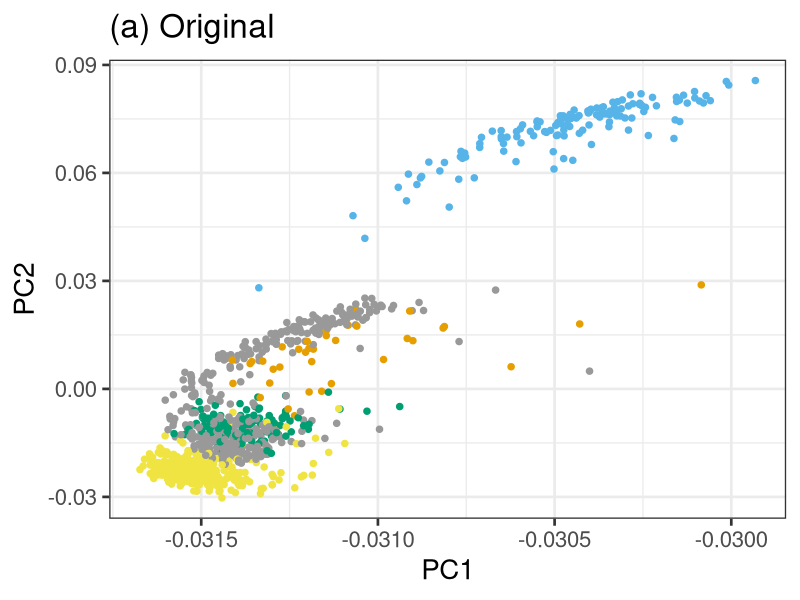
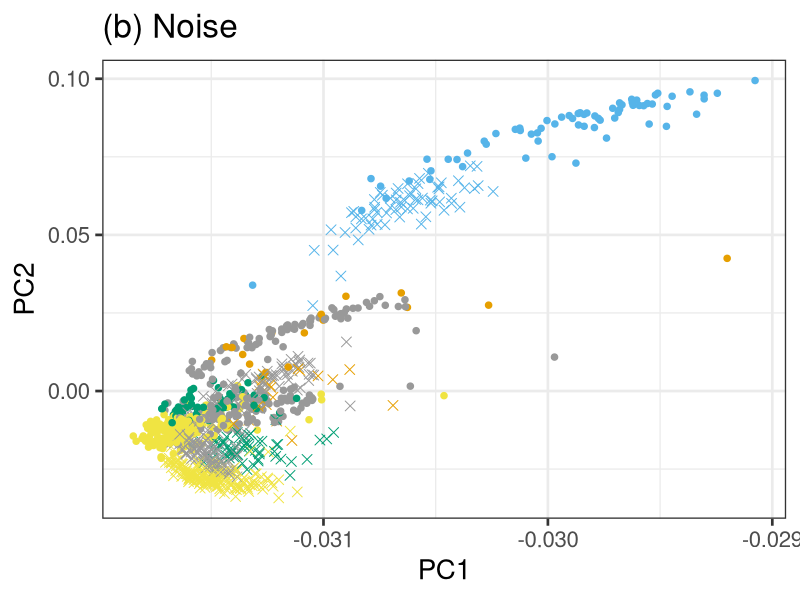
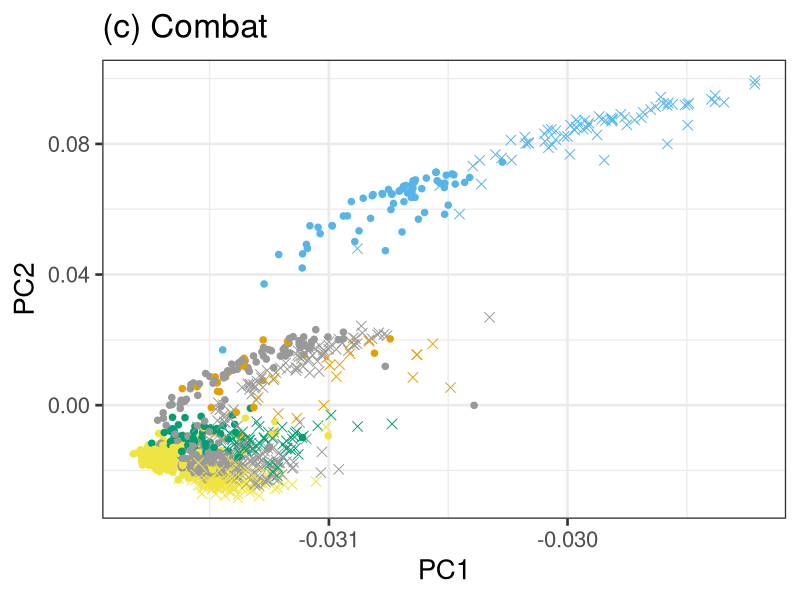
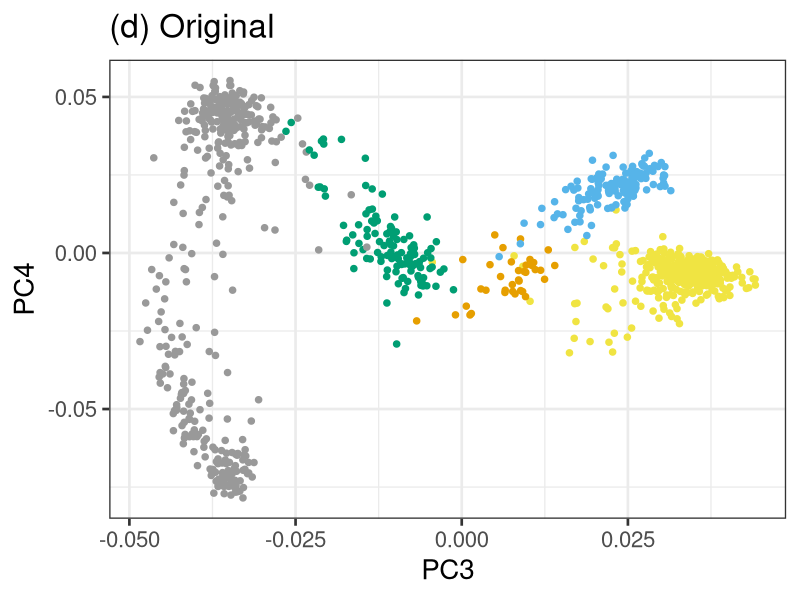
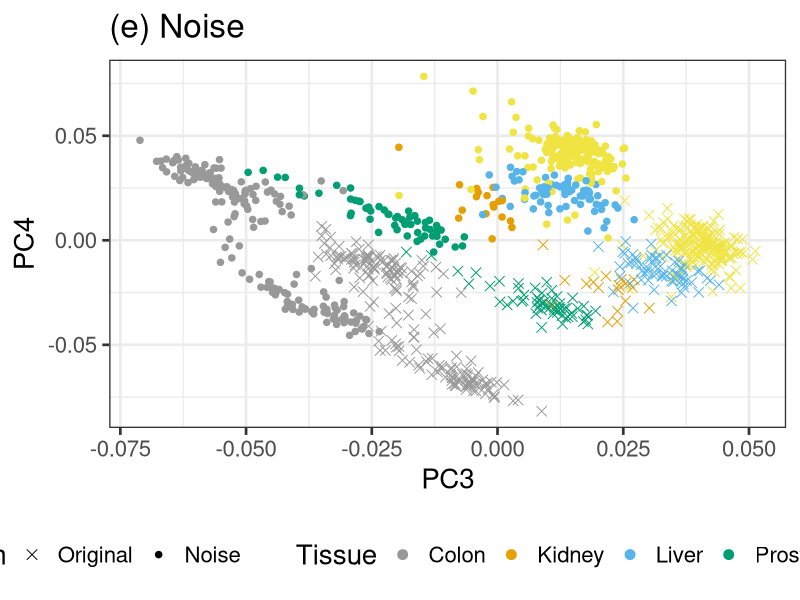
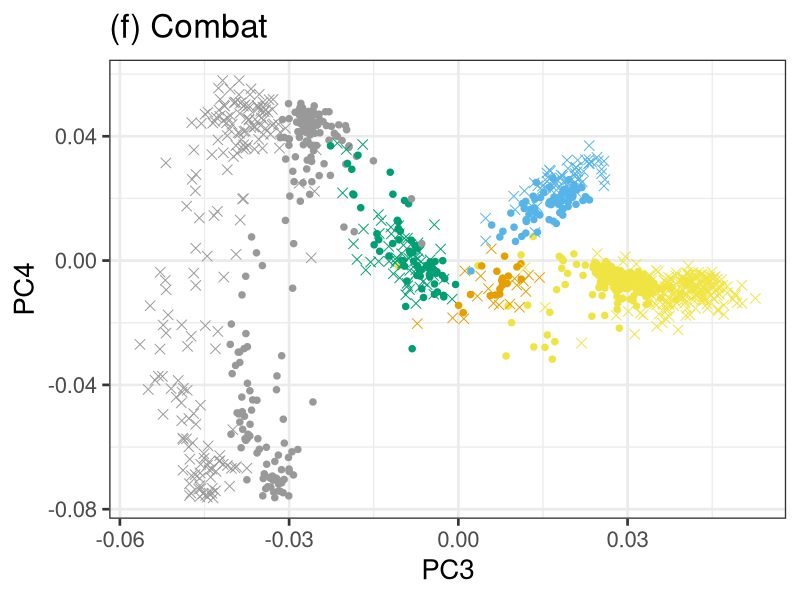
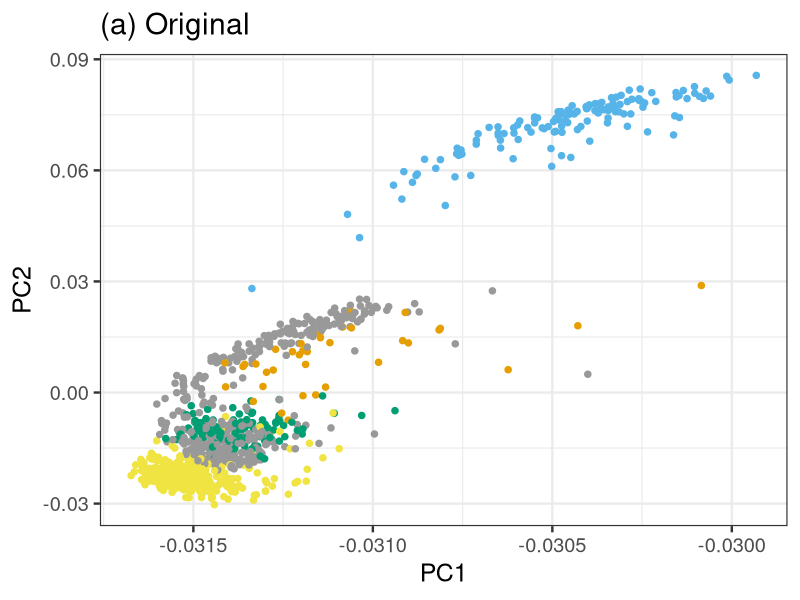
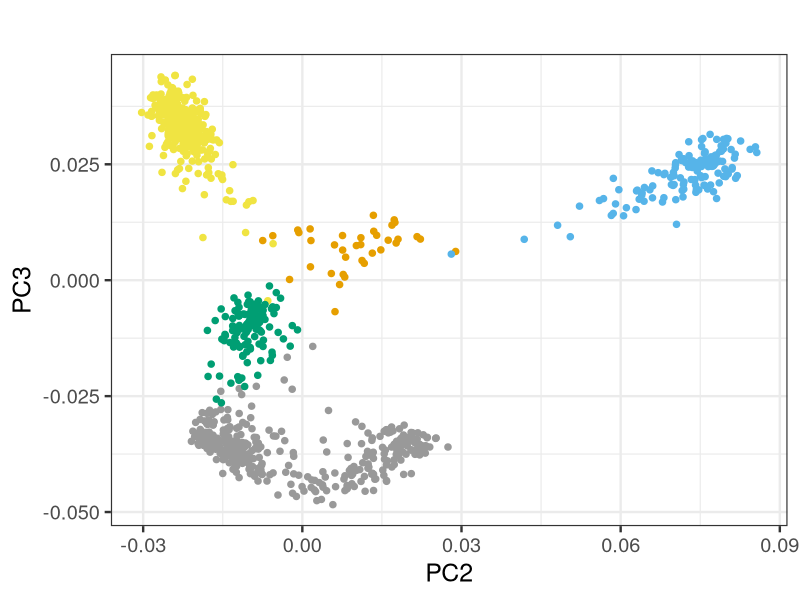

These figures' R source, in order:
library(ggplot2)
library(gridExtra)

ggplotDataCombined<-read.table("Data/ggplotData_Noise_Experiment.txt",header=T)
ggplotDataCombined.Spearman<-ggplotDataCombined[which(ggplotDataCombined$expr.distance=="Spearman"),]
ggplotDataCombined.Spearman$status<-factor(ggplotDataCombined.Spearman$status,levels=c("Original","Noise","Combat"))
ggplotDataCombinedFig3a<-ggplotDataCombined.Spearman[which(ggplotDataCombined.Spearman$similarity.measure=="Spearman"),]
ggplotDataCombinedFig3a<-ggplotDataCombinedFig3a[which(ggplotDataCombinedFig3a$ontology=="Cosine"),]
ggplotDataNoLog<-read.table("Data/ggplotDataNoLog.txt",header=T,sep="\t",stringsAsFactors = F)
ggplotDataNoLog<-ggplotDataNoLog[which(ggplotDataNoLog$expr.distance=="Spearman"),]
fontsize=25

##############
###Figure 4###
##############
pcaOriginal<-read.table("Data/PCA_Original.txt",header=T)
pcaNoise<-read.table("Data/PCA_Noise.txt",header=T)
pcaNoise$Batch<-factor(pcaNoise$Batch,levels=c("Original","Noise"))
pcaCombat<-read.table("Data/PCA_Combat.txt",header=T)
pcaCombat$Batch<-factor(pcaCombat$Batch,levels=c("Original","Noise"))
cbPalette <- c("#999999", "#E69F00", "#56B4E9", "#009E73", "#F0E442")
fontsize=20

pcaPlot12.Original<-ggplot2::ggplot(data=pcaOriginal,aes(x=PC1,y=PC2,color=tissueType_2,shape=Batch))+
  geom_point(size=3)+
  theme_bw(fontsize)+
  labs(color="Tissue")+
  ggtitle("(a) Original")+
  theme(legend.position="none")+
  scale_colour_manual(values=cbPalette)+
  scale_shape_manual(values=c(20,20))

pcaPlot12.Original

pcaPlot12.noise<-ggplot2::ggplot(data=pcaNoise,aes(x=PC1,y=PC2,color=tissueType_2,shape=Batch))+
  geom_point(size=3)+
  theme_bw(fontsize)+
  labs(color="Tissue")+
  ggtitle("(b) Noise")+
  scale_colour_manual(values=cbPalette)+
  theme(legend.position="none")+
  scale_shape_manual(values=c(4,20))
pcaPlot12.noise

pcaPlot12.combat<-ggplot2::ggplot(data=pcaCombat,aes(x=PC1,y=PC2,color=tissueType_2,shape=Batch))+
  geom_point(size=3)+
  theme_bw(fontsize)+
  labs(color="Tissue")+
  ggtitle("(c) Combat")+
  labs(shape="Data")+
  theme(legend.position="none")+
  scale_colour_manual(values=cbPalette)+
  scale_shape_manual(values=c(4,20))
pcaPlot12.combat

pcaPlot34.Original<-ggplot2::ggplot(data=pcaOriginal,aes(x=PC3,y=PC4,color=tissueType_2,shape=Batch))+
  geom_point(size=3)+
  theme_bw(fontsize)+
  labs(color="Tissue")+
  ggtitle("(d) Original")+
  theme(legend.position="none")+
  scale_colour_manual(values=cbPalette)+
  scale_shape_manual(values=c(20,20))

pcaPlot34.Original

pcaPlot34.noise<-ggplot2::ggplot(data=pcaNoise,aes(x=PC3,y=PC4,color=tissueType_2,shape=Batch))+
  geom_point(size=3)+
  theme_bw(fontsize)+
  labs(color="Tissue")+
  ggtitle("(e) Noise")+
  scale_colour_manual(values=cbPalette)+
  theme(legend.key.height = unit(0.9,"cm"))+
  theme(legend.position = "bottom")+
  scale_shape_manual(values=c(4,20))
pcaPlot34.noise

pcaPlot34.combat<-ggplot2::ggplot(data=pcaCombat,aes(x=PC3,y=PC4,color=tissueType_2,shape=Batch))+
  geom_point(size=3)+
  theme_bw(fontsize)+
  labs(color="Tissue")+
  ggtitle("(f) Combat")+
  labs(shape="Data")+
  theme(legend.position="none")+
  scale_colour_manual(values=cbPalette)+
  scale_shape_manual(values=c(4,20))
pcaPlot34.combat

blank<-ggplot2::ggplot()+geom_blank()+theme_void()

pdf("Figure4.pdf",height=12,width=18)
grid.arrange(pcaPlot12.Original,pcaPlot12.noise,pcaPlot12.combat,
             pcaPlot34.Original,pcaPlot34.noise,pcaPlot34.combat,blank,blank,
             layout_matrix=cbind(c(1,1,1,1,1,1,1,1,4,4,4,4,4,4,4,4,7),
                                 c(2,2,2,2,2,2,2,2,5,5,5,5,5,5,5,5,5),
                                 c(3,3,3,3,3,3,3,3,6,6,6,6,6,6,6,6,8)))
dev.off()

svg("Figure4.svg",height=12,width=18)
grid.arrange(pcaPlot12.Original,pcaPlot12.noise,pcaPlot12.combat,
             pcaPlot34.Original,pcaPlot34.noise,pcaPlot34.combat,blank,blank,
             layout_matrix=cbind(c(1,1,1,1,1,1,1,1,4,4,4,4,4,4,4,4,7),
                                 c(2,2,2,2,2,2,2,2,5,5,5,5,5,5,5,5,5),
                                 c(3,3,3,3,3,3,3,3,6,6,6,6,6,6,6,6,8)))
dev.off()


##############
###Figure 5###
##############
fontsize=18
Fig5<-ggplot2::ggplot(ggplotDataCombinedFig3a,aes(x=tissues,y=correlation,fill=status))+
  geom_bar(stat="summary",position="dodge",fun.y = "mean")+
  stat_summary(fun.data = mean_se, geom = "errorbar",position="dodge",aes(group=status))+
  theme_bw(fontsize)+
  xlab("")+
  ylab("Ontology score (Spearman)")+
  labs(fill=" ")+
  theme(legend.key.height = unit(1.5,"cm"))+
  scale_fill_manual(values=cbPalette)

pdf("Figure5.pdf",height=6,width=9)
Fig5
dev.off()

svg("Figure5.svg",height=6,width=9)
Fig5
dev.off()




####################################
###Supplementary Figs for Figure 4###
####################################
SupFig4_Bar<-ggplot2::ggplot(ggplotDataCombined.Spearman,aes(x=tissues,y=correlation,fill=status))+
  geom_boxplot()+
  facet_grid(ontology ~similarity.measure)+
  theme_bw(fontsize)+
  xlab("Tissues")+
  ylab("Ontology score")+
  labs(fill="Data")+
  theme(legend.key.height = unit(1.5,"cm"))+
  scale_fill_manual(values=cbPalette)

pdf("Sup_Fig_4_a.pdf",width=16,height=10)
SupFig4_Bar
dev.off()

svg("Sup_Fig_4_a.svg",width=16,height=10)
SupFig4_Bar
dev.off()


pcaPlot12.original<-ggplot2::ggplot(data=pcaOriginal,aes(x=PC1,y=PC2,color=tissueType_2,shape=Batch))+
  geom_point(size=3)+
  theme_bw(fontsize)+
  theme(legend.position = "none")+
  ggtitle("(a) Original")+
  scale_colour_manual(values=cbPalette)+
  scale_shape_manual(values=c(20,20))
pcaPlot12.original

pcaPlot23.original<-ggplot2::ggplot(data=pcaOriginal,aes(x=PC2,y=PC3,color=tissueType_2,shape=Batch))+
  geom_point(size=3)+
  theme_bw(fontsize)+
  theme(legend.position = "none")+
  ggtitle(" ")+
  scale_colour_manual(values=cbPalette)+
  scale_shape_manual(values=c(20,20))
pcaPlot23.original

pcaPlot34.original<-ggplot2::ggplot(data=pcaOriginal,aes(x=PC3,y=PC4,color=tissueType_2,shape=Batch))+
  geom_point(size=3)+
  theme_bw(fontsize)+
  labs(color="Tissue")+
  ggtitle(" ")+
  theme(legend.position = "none")+
  scale_colour_manual(values=cbPalette)+
  scale_shape_manual(values=c(20,20))
pcaPlot34.original

pcaPlot12.noise<-ggplot2::ggplot(data=pcaNoise,aes(x=PC1,y=PC2,color=tissueType_2,shape=Batch))+
  geom_point(size=3)+
  theme_bw(fontsize)+
  theme(legend.position = "none")+
  ggtitle("(b) Noise ")+
  scale_colour_manual(values=cbPalette)+
  scale_shape_manual(values=c(4,20))
pcaPlot12.noise

pcaPlot23.noise<-ggplot2::ggplot(data=pcaNoise,aes(x=PC2,y=PC3,color=tissueType_2,shape=Batch))+
  geom_point(size=3)+
  theme_bw(fontsize)+
  theme(legend.position = "none")+
  ggtitle(" ")+
  scale_colour_manual(values=cbPalette)+
  scale_shape_manual(values=c(4,20))
pcaPlot23.noise

pcaPlot34.noise<-ggplot2::ggplot(data=pcaNoise,aes(x=PC3,y=PC4,color=tissueType_2,shape=Batch))+
  geom_point(size=3)+
  theme_bw(fontsize)+
  labs(color="Tissue")+
  ggtitle(" ")+
  theme(legend.position = "right")+
  theme(legend.key.height = unit(1.8,"cm"))+
  scale_colour_manual(values=cbPalette)+
  scale_shape_manual(values=c(4,20))
pcaPlot34.noise

pcaPlot12.combat<-ggplot2::ggplot(data=pcaCombat,aes(x=PC1,y=PC2,color=tissueType_2,shape=Batch))+
  geom_point(size=3)+
  theme_bw(fontsize)+
  theme(legend.position = "none")+
  ggtitle("(c) Combat")+
  scale_colour_manual(values=cbPalette)+
  scale_shape_manual(values=c(4,20))
pcaPlot12.combat

pcaPlot23.combat<-ggplot2::ggplot(data=pcaCombat,aes(x=PC2,y=PC3,color=tissueType_2,shape=Batch))+
  geom_point(size=3)+
  theme_bw(fontsize)+
  theme(legend.position = "none")+
  ggtitle(" ")+
  scale_colour_manual(values=cbPalette)+
  scale_shape_manual(values=c(4,20))
pcaPlot23.combat

pcaPlot34.combat<-ggplot2::ggplot(data=pcaCombat,aes(x=PC3,y=PC4,color=tissueType_2,shape=Batch))+
  geom_point(size=3)+
  theme_bw(fontsize)+
  labs(color="Tissue")+
  ggtitle(" ")+
  theme(legend.position = "none")+
  scale_colour_manual(values=cbPalette)+
  scale_shape_manual(values=c(4,20))
pcaPlot34.combat


blank<-ggplot2::ggplot()+geom_blank()+theme_void()

pdf("Sup_Fig_4_b.pdf",width=24,height=24)
grid.arrange(pcaPlot12.original,pcaPlot23.original,pcaPlot34.original,
             pcaPlot12.noise,pcaPlot23.noise,pcaPlot34.noise,
             pcaPlot12.combat,pcaPlot23.combat,pcaPlot34.combat,blank,blank,
             layout_matrix=cbind(c(1,4,7),
                                 c(1,4,7),
                                 c(1,4,7),
                                 c(1,4,7),
                                 c(2,5,8),
                                 c(2,5,8),
                                 c(2,5,8),
                                 c(2,5,8),
                                 c(3,6,9),
                                 c(3,6,9),
                                 c(3,6,9),
                                 c(3,6,9),c(10,6,11)))
dev.off()


svg("Sup_Fig_4_b.svg",width=24,height=24)
grid.arrange(pcaPlot12.original,pcaPlot23.original,pcaPlot34.original,
             pcaPlot12.noise,pcaPlot23.noise,pcaPlot34.noise,
             pcaPlot12.combat,pcaPlot23.combat,pcaPlot34.combat,blank,blank,
             layout_matrix=cbind(c(1,4,7),
                                 c(1,4,7),
                                 c(1,4,7),
                                 c(1,4,7),
                                 c(2,5,8),
                                 c(2,5,8),
                                 c(2,5,8),
                                 c(2,5,8),
                                 c(3,6,9),
                                 c(3,6,9),
                                 c(3,6,9),
                                 c(3,6,9),c(10,6,11)))
dev.off()


svg("Sup_Fig_GTEX_Logarithm.svg",width=16,height=9)
ggplot2::ggplot(ggplotDataNoLog,aes(x=tissues,y=correlation,fill=status))+
  geom_boxplot()+
  facet_grid(ontology ~similarity.measure)+
  theme_bw(fontsize)+
  xlab("Tissues")+
  ylab("Ontology score")+
  labs(fill="Data")+
  theme(legend.key.height = unit(1.5,"cm"))+
  scale_fill_manual(values=cbPalette)
dev.off()


pdf("Sup_Fig_GTEX_Logarithm.pdf",width=16,height=9)
ggplot2::ggplot(ggplotDataNoLog,aes(x=tissues,y=correlation,fill=status))+
  geom_boxplot()+
  facet_grid(ontology ~similarity.measure)+
  theme_bw(fontsize)+
  xlab("Tissues")+
  ylab("Ontology score")+
  labs(fill="Data")+
  theme(legend.key.height = unit(1.5,"cm"))+
  scale_fill_manual(values=cbPalette)
dev.off()
